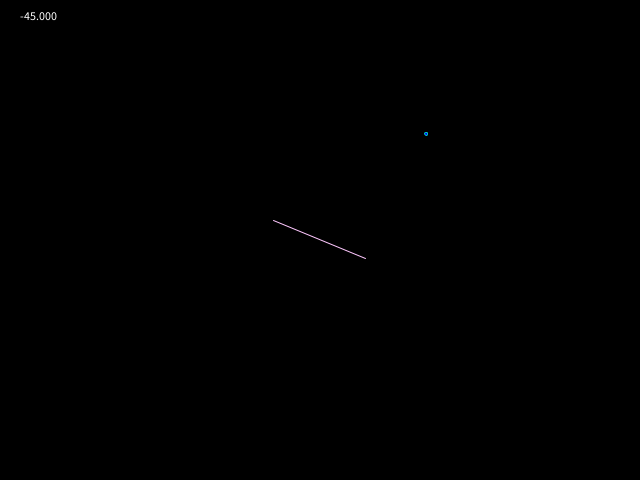
Frame 1 (no input)
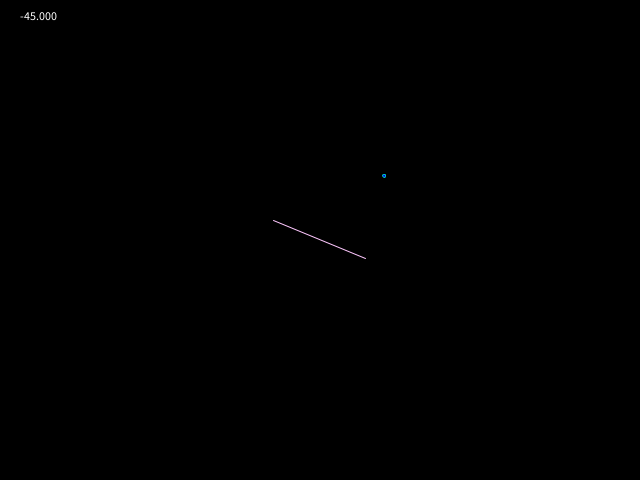
Frame 60 (the mouse pressed at the canvas centre just before this capture)
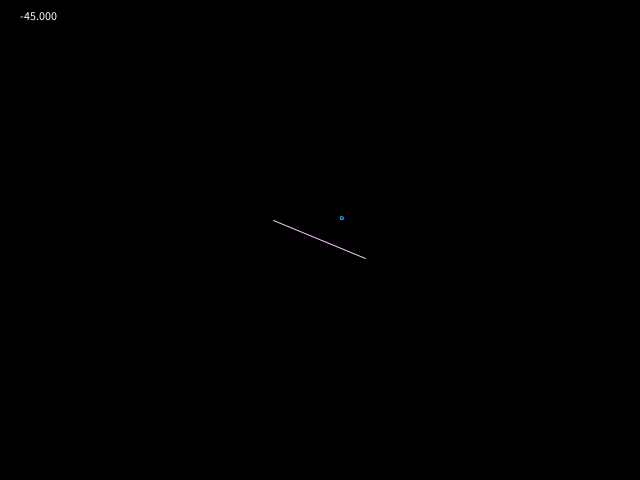
Frame 120 (the mouse held since frame 60 and released just before this capture)

The Processing sketch that drew these frames (run headless with seeded random() and noise(); from frame 60 on, the mouse is pressed at the canvas centre):

// Processing sketch: Legitness
// ── Legitness.pde
float x,y=height,shot_angles=-45,rect_ang=22.5,leng=100,z=0;
float shot_ang=shot_angles*(PI/180);
void setup()
{
  size(640,480);
}

void draw_rect(float angle,float longth)
{
  float rad=angle*(PI/180);
  int x1;
  int y1;
  x1=width/2;
  y1=height/2;
  x1-=cos(rad)*longth/2;
  y1-=sin(rad)*longth/2;
  stroke(255,200,255);
  strokeWeight(1);
  line(x1,y1,x1+cos(rad)*longth, y1+sin(rad)*longth);
}
void draw_shot()
{
  if (z==0)
  {
  x=(width/2)+(cos(shot_ang)*150);
  y=(height/2)+(sin(shot_ang)*150);
  }
  z=1;
  fill(0,0,255);
  stroke(0,200,200);
  ellipse(x,y,3,3);
  x-=cos(shot_ang);
  y-=sin(shot_ang);
  fill(255);
  text(shot_ang*180/PI,20,20);
}

void check_col()
{
  if (y<height/2+1 && y>height/2-1)
  {
    shot_ang=(rect_ang*2-shot_angles)*PI/180;
  }
}

void draw()
{
  background(0);
  draw_rect(rect_ang,leng);
  draw_shot();
  check_col();
}
